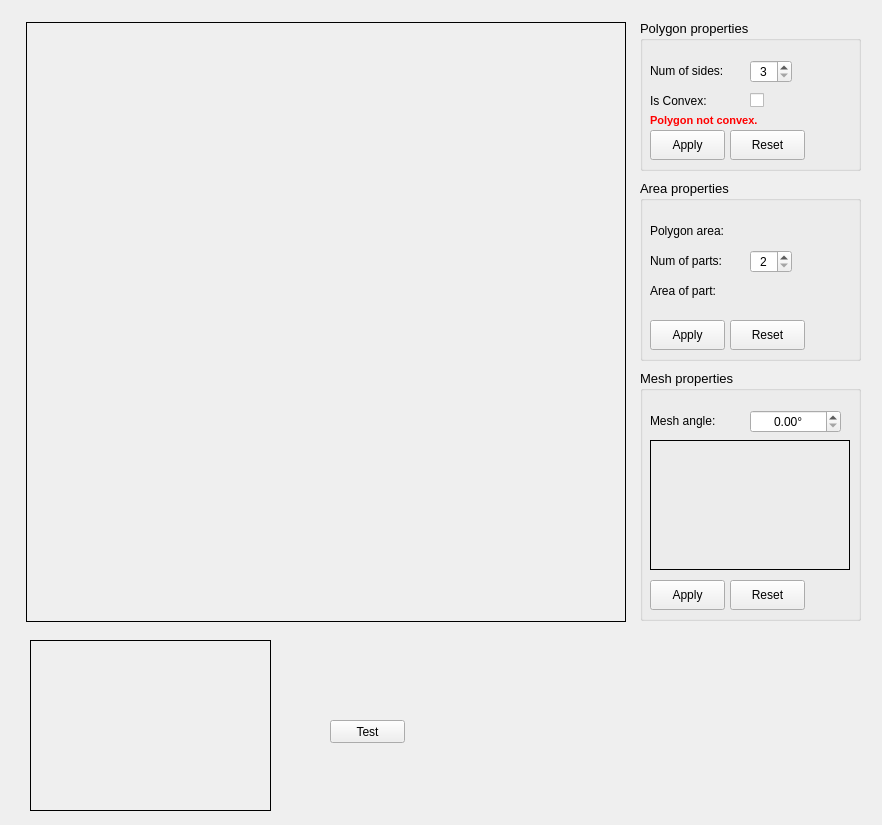
<?xml version="1.0" encoding="UTF-8"?>
<ui version="4.0">
 <class>ApplicationGUIClass</class>
 <widget class="QWidget" name="ApplicationGUIClass">
  <property name="geometry">
   <rect>
    <x>0</x>
    <y>0</y>
    <width>882</width>
    <height>825</height>
   </rect>
  </property>
  <property name="mouseTracking">
   <bool>false</bool>
  </property>
  <property name="windowTitle">
   <string>Polygon Partition</string>
  </property>
  <property name="windowIcon">
   <iconset resource="ApplicationGUI.qrc">
    <normaloff>:/ApplicationGUI/PolygonPartition.ico</normaloff>:/ApplicationGUI/PolygonPartition.ico</iconset>
  </property>
  <widget class="DrawingArea" name="polygonDrawingArea">
   <property name="geometry">
    <rect>
     <x>26</x>
     <y>22</y>
     <width>600</width>
     <height>600</height>
    </rect>
   </property>
   <property name="mouseTracking">
    <bool>false</bool>
   </property>
   <property name="frameShape">
    <enum>QFrame::Box</enum>
   </property>
   <property name="text">
    <string/>
   </property>
   <property name="textFormat">
    <enum>Qt::PlainText</enum>
   </property>
  </widget>
  <widget class="QGroupBox" name="qrb_polygonProperties">
   <property name="geometry">
    <rect>
     <x>640</x>
     <y>20</y>
     <width>221</width>
     <height>151</height>
    </rect>
   </property>
   <property name="font">
    <font>
     <family>MS Shell Dlg 2</family>
     <pointsize>10</pointsize>
     <weight>50</weight>
     <bold>false</bold>
    </font>
   </property>
   <property name="title">
    <string>Polygon properties</string>
   </property>
   <widget class="QLabel" name="lbl_numOfSides">
    <property name="geometry">
     <rect>
      <x>10</x>
      <y>40</y>
      <width>91</width>
      <height>21</height>
     </rect>
    </property>
    <property name="font">
     <font>
      <pointsize>9</pointsize>
     </font>
    </property>
    <property name="text">
     <string>Num of sides:</string>
    </property>
    <property name="alignment">
     <set>Qt::AlignLeading|Qt::AlignLeft|Qt::AlignVCenter</set>
    </property>
   </widget>
   <widget class="QSpinBox" name="spin_numOfSides">
    <property name="geometry">
     <rect>
      <x>110</x>
      <y>40</y>
      <width>42</width>
      <height>23</height>
     </rect>
    </property>
    <property name="font">
     <font>
      <pointsize>9</pointsize>
     </font>
    </property>
    <property name="alignment">
     <set>Qt::AlignCenter</set>
    </property>
    <property name="minimum">
     <number>3</number>
    </property>
    <property name="maximum">
     <number>30</number>
    </property>
   </widget>
   <widget class="QLabel" name="lbl_isConvex">
    <property name="geometry">
     <rect>
      <x>10</x>
      <y>70</y>
      <width>91</width>
      <height>21</height>
     </rect>
    </property>
    <property name="font">
     <font>
      <pointsize>9</pointsize>
     </font>
    </property>
    <property name="text">
     <string>Is Convex:</string>
    </property>
    <property name="alignment">
     <set>Qt::AlignLeading|Qt::AlignLeft|Qt::AlignVCenter</set>
    </property>
   </widget>
   <widget class="QCheckBox" name="chb_isConvex">
    <property name="geometry">
     <rect>
      <x>110</x>
      <y>70</y>
      <width>86</width>
      <height>21</height>
     </rect>
    </property>
    <property name="text">
     <string/>
    </property>
   </widget>
   <widget class="QPushButton" name="btn_apply">
    <property name="geometry">
     <rect>
      <x>10</x>
      <y>110</y>
      <width>75</width>
      <height>30</height>
     </rect>
    </property>
    <property name="font">
     <font>
      <pointsize>9</pointsize>
     </font>
    </property>
    <property name="text">
     <string>Apply</string>
    </property>
   </widget>
   <widget class="QPushButton" name="btn_reset">
    <property name="geometry">
     <rect>
      <x>90</x>
      <y>110</y>
      <width>75</width>
      <height>30</height>
     </rect>
    </property>
    <property name="font">
     <font>
      <pointsize>9</pointsize>
     </font>
    </property>
    <property name="text">
     <string>Reset</string>
    </property>
   </widget>
   <widget class="QLabel" name="lbl_notConvex">
    <property name="geometry">
     <rect>
      <x>10</x>
      <y>90</y>
      <width>131</width>
      <height>21</height>
     </rect>
    </property>
    <property name="palette">
     <palette>
      <active>
       <colorrole role="WindowText">
        <brush brushstyle="SolidPattern">
         <color alpha="255">
          <red>255</red>
          <green>0</green>
          <blue>0</blue>
         </color>
        </brush>
       </colorrole>
      </active>
      <inactive>
       <colorrole role="WindowText">
        <brush brushstyle="SolidPattern">
         <color alpha="255">
          <red>255</red>
          <green>0</green>
          <blue>0</blue>
         </color>
        </brush>
       </colorrole>
      </inactive>
      <disabled>
       <colorrole role="WindowText">
        <brush brushstyle="SolidPattern">
         <color alpha="255">
          <red>120</red>
          <green>120</green>
          <blue>120</blue>
         </color>
        </brush>
       </colorrole>
      </disabled>
     </palette>
    </property>
    <property name="font">
     <font>
      <pointsize>8</pointsize>
      <weight>75</weight>
      <bold>true</bold>
     </font>
    </property>
    <property name="autoFillBackground">
     <bool>false</bool>
    </property>
    <property name="text">
     <string>Polygon not convex.</string>
    </property>
   </widget>
  </widget>
  <widget class="QGroupBox" name="qrb_areaProperties">
   <property name="geometry">
    <rect>
     <x>640</x>
     <y>180</y>
     <width>221</width>
     <height>181</height>
    </rect>
   </property>
   <property name="font">
    <font>
     <family>MS Shell Dlg 2</family>
     <pointsize>10</pointsize>
     <weight>50</weight>
     <bold>false</bold>
    </font>
   </property>
   <property name="title">
    <string>Area properties</string>
   </property>
   <widget class="QLabel" name="lbl_numOfParts">
    <property name="geometry">
     <rect>
      <x>10</x>
      <y>70</y>
      <width>91</width>
      <height>21</height>
     </rect>
    </property>
    <property name="font">
     <font>
      <pointsize>9</pointsize>
     </font>
    </property>
    <property name="text">
     <string>Num of parts:</string>
    </property>
    <property name="alignment">
     <set>Qt::AlignLeading|Qt::AlignLeft|Qt::AlignVCenter</set>
    </property>
   </widget>
   <widget class="QLabel" name="lbl_areaOfPartLabel">
    <property name="geometry">
     <rect>
      <x>10</x>
      <y>100</y>
      <width>91</width>
      <height>21</height>
     </rect>
    </property>
    <property name="font">
     <font>
      <pointsize>9</pointsize>
     </font>
    </property>
    <property name="text">
     <string>Area of part:</string>
    </property>
    <property name="alignment">
     <set>Qt::AlignLeading|Qt::AlignLeft|Qt::AlignVCenter</set>
    </property>
   </widget>
   <widget class="QPushButton" name="btn_apply_area">
    <property name="geometry">
     <rect>
      <x>10</x>
      <y>140</y>
      <width>75</width>
      <height>30</height>
     </rect>
    </property>
    <property name="font">
     <font>
      <pointsize>9</pointsize>
     </font>
    </property>
    <property name="text">
     <string>Apply</string>
    </property>
   </widget>
   <widget class="QPushButton" name="btn_reset_area">
    <property name="geometry">
     <rect>
      <x>90</x>
      <y>140</y>
      <width>75</width>
      <height>30</height>
     </rect>
    </property>
    <property name="font">
     <font>
      <pointsize>9</pointsize>
     </font>
    </property>
    <property name="text">
     <string>Reset</string>
    </property>
   </widget>
   <widget class="QLabel" name="lbl_polygonAreaLabel">
    <property name="geometry">
     <rect>
      <x>10</x>
      <y>40</y>
      <width>91</width>
      <height>21</height>
     </rect>
    </property>
    <property name="font">
     <font>
      <pointsize>9</pointsize>
     </font>
    </property>
    <property name="text">
     <string>Polygon area:</string>
    </property>
    <property name="alignment">
     <set>Qt::AlignLeading|Qt::AlignLeft|Qt::AlignVCenter</set>
    </property>
   </widget>
   <widget class="QLabel" name="lbl_polygonArea">
    <property name="geometry">
     <rect>
      <x>110</x>
      <y>40</y>
      <width>61</width>
      <height>20</height>
     </rect>
    </property>
    <property name="text">
     <string/>
    </property>
   </widget>
   <widget class="QLabel" name="lbl_areaOfPart">
    <property name="geometry">
     <rect>
      <x>110</x>
      <y>100</y>
      <width>61</width>
      <height>20</height>
     </rect>
    </property>
    <property name="text">
     <string/>
    </property>
   </widget>
   <widget class="QSpinBox" name="spin_numOfParts">
    <property name="geometry">
     <rect>
      <x>110</x>
      <y>70</y>
      <width>42</width>
      <height>23</height>
     </rect>
    </property>
    <property name="font">
     <font>
      <pointsize>9</pointsize>
     </font>
    </property>
    <property name="alignment">
     <set>Qt::AlignCenter</set>
    </property>
    <property name="minimum">
     <number>2</number>
    </property>
    <property name="maximum">
     <number>50</number>
    </property>
    <property name="value">
     <number>2</number>
    </property>
   </widget>
  </widget>
  <widget class="QGroupBox" name="qrb_meshProperties">
   <property name="geometry">
    <rect>
     <x>640</x>
     <y>370</y>
     <width>221</width>
     <height>251</height>
    </rect>
   </property>
   <property name="font">
    <font>
     <family>MS Shell Dlg 2</family>
     <pointsize>10</pointsize>
     <weight>50</weight>
     <bold>false</bold>
    </font>
   </property>
   <property name="title">
    <string>Mesh properties</string>
   </property>
   <widget class="QPushButton" name="btn_apply_angle">
    <property name="geometry">
     <rect>
      <x>10</x>
      <y>210</y>
      <width>75</width>
      <height>30</height>
     </rect>
    </property>
    <property name="font">
     <font>
      <pointsize>9</pointsize>
     </font>
    </property>
    <property name="text">
     <string>Apply</string>
    </property>
   </widget>
   <widget class="QPushButton" name="btn_reset_angle">
    <property name="geometry">
     <rect>
      <x>90</x>
      <y>210</y>
      <width>75</width>
      <height>30</height>
     </rect>
    </property>
    <property name="font">
     <font>
      <pointsize>9</pointsize>
     </font>
    </property>
    <property name="text">
     <string>Reset</string>
    </property>
   </widget>
   <widget class="QLabel" name="lbl_meshAngle">
    <property name="geometry">
     <rect>
      <x>10</x>
      <y>40</y>
      <width>91</width>
      <height>21</height>
     </rect>
    </property>
    <property name="font">
     <font>
      <pointsize>9</pointsize>
     </font>
    </property>
    <property name="text">
     <string>Mesh angle:</string>
    </property>
    <property name="alignment">
     <set>Qt::AlignLeading|Qt::AlignLeft|Qt::AlignVCenter</set>
    </property>
   </widget>
   <widget class="QDoubleSpinBox" name="spin_meshAngle">
    <property name="geometry">
     <rect>
      <x>110</x>
      <y>40</y>
      <width>91</width>
      <height>23</height>
     </rect>
    </property>
    <property name="font">
     <font>
      <pointsize>9</pointsize>
     </font>
    </property>
    <property name="alignment">
     <set>Qt::AlignCenter</set>
    </property>
    <property name="suffix">
     <string>°</string>
    </property>
    <property name="maximum">
     <double>179.990000000000009</double>
    </property>
   </widget>
   <widget class="DrawingArea" name="meshAngleDrawingArea">
    <property name="geometry">
     <rect>
      <x>10</x>
      <y>70</y>
      <width>200</width>
      <height>130</height>
     </rect>
    </property>
    <property name="mouseTracking">
     <bool>false</bool>
    </property>
    <property name="frameShape">
     <enum>QFrame::Box</enum>
    </property>
    <property name="text">
     <string/>
    </property>
    <property name="textFormat">
     <enum>Qt::PlainText</enum>
    </property>
   </widget>
  </widget>
  <widget class="DrawingArea" name="drawingArea_test">
   <property name="geometry">
    <rect>
     <x>30</x>
     <y>640</y>
     <width>241</width>
     <height>171</height>
    </rect>
   </property>
   <property name="mouseTracking">
    <bool>false</bool>
   </property>
   <property name="frameShape">
    <enum>QFrame::Box</enum>
   </property>
   <property name="text">
    <string/>
   </property>
   <property name="textFormat">
    <enum>Qt::PlainText</enum>
   </property>
  </widget>
  <widget class="QPushButton" name="btn_test">
   <property name="geometry">
    <rect>
     <x>330</x>
     <y>720</y>
     <width>75</width>
     <height>23</height>
    </rect>
   </property>
   <property name="text">
    <string>Test</string>
   </property>
  </widget>
 </widget>
 <layoutdefault spacing="6" margin="11"/>
 <customwidgets>
  <customwidget>
   <class>DrawingArea</class>
   <extends>QLabel</extends>
   <header>drawingarea.h</header>
  </customwidget>
 </customwidgets>
 <resources>
  <include location="ApplicationGUI.qrc"/>
 </resources>
 <connections/>
</ui>
